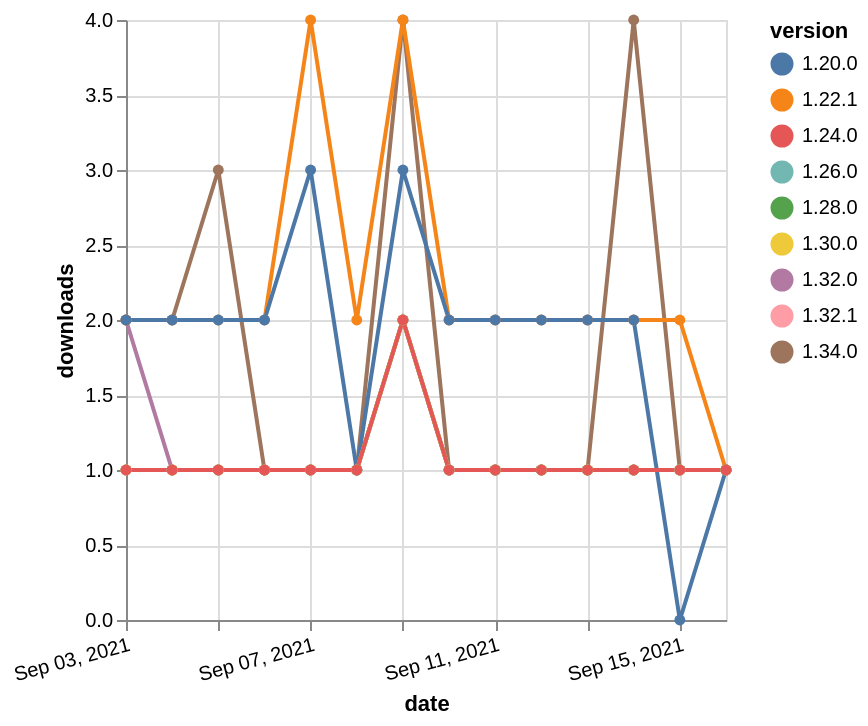

Express this chart as Vega-Lite.
### Vega-Lite specification from a JSON file in a GitHub repository (floating-point values rounded to 4 significant figures)
{"$schema": "https://vega.github.io/schema/vega-lite/v5.json", "description": "A simple bar chart with embedded data.", "data": {"values": [{"date": "2021-09-03", "total": 130, "delta": 2, "version": "1.34.0"}, {"date": "2021-09-04", "total": 132, "delta": 2, "version": "1.34.0"}, {"date": "2021-09-05", "total": 135, "delta": 3, "version": "1.34.0"}, {"date": "2021-09-06", "total": 136, "delta": 1, "version": "1.34.0"}, {"date": "2021-09-07", "total": 137, "delta": 1, "version": "1.34.0"}, {"date": "2021-09-08", "total": 138, "delta": 1, "version": "1.34.0"}, {"date": "2021-09-09", "total": 142, "delta": 4, "version": "1.34.0"}, {"date": "2021-09-10", "total": 143, "delta": 1, "version": "1.34.0"}, {"date": "2021-09-11", "total": 144, "delta": 1, "version": "1.34.0"}, {"date": "2021-09-12", "total": 145, "delta": 1, "version": "1.34.0"}, {"date": "2021-09-13", "total": 146, "delta": 1, "version": "1.34.0"}, {"date": "2021-09-14", "total": 150, "delta": 4, "version": "1.34.0"}, {"date": "2021-09-15", "total": 151, "delta": 1, "version": "1.34.0"}, {"date": "2021-09-16", "total": 152, "delta": 1, "version": "1.34.0"}, {"date": "2021-09-03", "total": 152, "delta": 1, "version": "1.32.1"}, {"date": "2021-09-04", "total": 153, "delta": 1, "version": "1.32.1"}, {"date": "2021-09-05", "total": 154, "delta": 1, "version": "1.32.1"}, {"date": "2021-09-06", "total": 155, "delta": 1, "version": "1.32.1"}, {"date": "2021-09-07", "total": 156, "delta": 1, "version": "1.32.1"}, {"date": "2021-09-08", "total": 157, "delta": 1, "version": "1.32.1"}, {"date": "2021-09-09", "total": 159, "delta": 2, "version": "1.32.1"}, {"date": "2021-09-10", "total": 160, "delta": 1, "version": "1.32.1"}, {"date": "2021-09-11", "total": 161, "delta": 1, "version": "1.32.1"}, {"date": "2021-09-12", "total": 162, "delta": 1, "version": "1.32.1"}, {"date": "2021-09-13", "total": 163, "delta": 1, "version": "1.32.1"}, {"date": "2021-09-14", "total": 164, "delta": 1, "version": "1.32.1"}, {"date": "2021-09-15", "total": 165, "delta": 1, "version": "1.32.1"}, {"date": "2021-09-16", "total": 166, "delta": 1, "version": "1.32.1"}, {"date": "2021-09-03", "total": 187, "delta": 2, "version": "1.32.0"}, {"date": "2021-09-04", "total": 188, "delta": 1, "version": "1.32.0"}, {"date": "2021-09-05", "total": 189, "delta": 1, "version": "1.32.0"}, {"date": "2021-09-06", "total": 190, "delta": 1, "version": "1.32.0"}, {"date": "2021-09-07", "total": 191, "delta": 1, "version": "1.32.0"}, {"date": "2021-09-08", "total": 192, "delta": 1, "version": "1.32.0"}, {"date": "2021-09-09", "total": 194, "delta": 2, "version": "1.32.0"}, {"date": "2021-09-10", "total": 195, "delta": 1, "version": "1.32.0"}, {"date": "2021-09-11", "total": 196, "delta": 1, "version": "1.32.0"}, {"date": "2021-09-12", "total": 197, "delta": 1, "version": "1.32.0"}, {"date": "2021-09-13", "total": 198, "delta": 1, "version": "1.32.0"}, {"date": "2021-09-14", "total": 199, "delta": 1, "version": "1.32.0"}, {"date": "2021-09-15", "total": 200, "delta": 1, "version": "1.32.0"}, {"date": "2021-09-16", "total": 201, "delta": 1, "version": "1.32.0"}, {"date": "2021-09-03", "total": 208, "delta": 1, "version": "1.28.0"}, {"date": "2021-09-04", "total": 209, "delta": 1, "version": "1.28.0"}, {"date": "2021-09-05", "total": 210, "delta": 1, "version": "1.28.0"}, {"date": "2021-09-06", "total": 211, "delta": 1, "version": "1.28.0"}, {"date": "2021-09-07", "total": 212, "delta": 1, "version": "1.28.0"}, {"date": "2021-09-08", "total": 213, "delta": 1, "version": "1.28.0"}, {"date": "2021-09-09", "total": 215, "delta": 2, "version": "1.28.0"}, {"date": "2021-09-10", "total": 216, "delta": 1, "version": "1.28.0"}, {"date": "2021-09-11", "total": 217, "delta": 1, "version": "1.28.0"}, {"date": "2021-09-12", "total": 218, "delta": 1, "version": "1.28.0"}, {"date": "2021-09-13", "total": 219, "delta": 1, "version": "1.28.0"}, {"date": "2021-09-14", "total": 220, "delta": 1, "version": "1.28.0"}, {"date": "2021-09-15", "total": 221, "delta": 1, "version": "1.28.0"}, {"date": "2021-09-16", "total": 222, "delta": 1, "version": "1.28.0"}, {"date": "2021-09-03", "total": 202, "delta": 1, "version": "1.26.0"}, {"date": "2021-09-04", "total": 203, "delta": 1, "version": "1.26.0"}, {"date": "2021-09-05", "total": 204, "delta": 1, "version": "1.26.0"}, {"date": "2021-09-06", "total": 205, "delta": 1, "version": "1.26.0"}, {"date": "2021-09-07", "total": 206, "delta": 1, "version": "1.26.0"}, {"date": "2021-09-08", "total": 207, "delta": 1, "version": "1.26.0"}, {"date": "2021-09-09", "total": 209, "delta": 2, "version": "1.26.0"}, {"date": "2021-09-10", "total": 210, "delta": 1, "version": "1.26.0"}, {"date": "2021-09-11", "total": 211, "delta": 1, "version": "1.26.0"}, {"date": "2021-09-12", "total": 212, "delta": 1, "version": "1.26.0"}, {"date": "2021-09-13", "total": 213, "delta": 1, "version": "1.26.0"}, {"date": "2021-09-14", "total": 214, "delta": 1, "version": "1.26.0"}, {"date": "2021-09-15", "total": 215, "delta": 1, "version": "1.26.0"}, {"date": "2021-09-16", "total": 216, "delta": 1, "version": "1.26.0"}, {"date": "2021-09-03", "total": 2538, "delta": 2, "version": "1.22.1"}, {"date": "2021-09-04", "total": 2540, "delta": 2, "version": "1.22.1"}, {"date": "2021-09-05", "total": 2542, "delta": 2, "version": "1.22.1"}, {"date": "2021-09-06", "total": 2544, "delta": 2, "version": "1.22.1"}, {"date": "2021-09-07", "total": 2548, "delta": 4, "version": "1.22.1"}, {"date": "2021-09-08", "total": 2550, "delta": 2, "version": "1.22.1"}, {"date": "2021-09-09", "total": 2554, "delta": 4, "version": "1.22.1"}, {"date": "2021-09-10", "total": 2556, "delta": 2, "version": "1.22.1"}, {"date": "2021-09-11", "total": 2558, "delta": 2, "version": "1.22.1"}, {"date": "2021-09-12", "total": 2560, "delta": 2, "version": "1.22.1"}, {"date": "2021-09-13", "total": 2562, "delta": 2, "version": "1.22.1"}, {"date": "2021-09-14", "total": 2564, "delta": 2, "version": "1.22.1"}, {"date": "2021-09-15", "total": 2566, "delta": 2, "version": "1.22.1"}, {"date": "2021-09-16", "total": 2567, "delta": 1, "version": "1.22.1"}, {"date": "2021-09-03", "total": 2310, "delta": 2, "version": "1.20.0"}, {"date": "2021-09-04", "total": 2312, "delta": 2, "version": "1.20.0"}, {"date": "2021-09-05", "total": 2314, "delta": 2, "version": "1.20.0"}, {"date": "2021-09-06", "total": 2316, "delta": 2, "version": "1.20.0"}, {"date": "2021-09-07", "total": 2319, "delta": 3, "version": "1.20.0"}, {"date": "2021-09-08", "total": 2320, "delta": 1, "version": "1.20.0"}, {"date": "2021-09-09", "total": 2323, "delta": 3, "version": "1.20.0"}, {"date": "2021-09-10", "total": 2325, "delta": 2, "version": "1.20.0"}, {"date": "2021-09-11", "total": 2327, "delta": 2, "version": "1.20.0"}, {"date": "2021-09-12", "total": 2329, "delta": 2, "version": "1.20.0"}, {"date": "2021-09-13", "total": 2331, "delta": 2, "version": "1.20.0"}, {"date": "2021-09-14", "total": 2333, "delta": 2, "version": "1.20.0"}, {"date": "2021-09-15", "total": 2333, "delta": 0, "version": "1.20.0"}, {"date": "2021-09-16", "total": 2334, "delta": 1, "version": "1.20.0"}, {"date": "2021-09-03", "total": 206, "delta": 1, "version": "1.30.0"}, {"date": "2021-09-04", "total": 207, "delta": 1, "version": "1.30.0"}, {"date": "2021-09-05", "total": 208, "delta": 1, "version": "1.30.0"}, {"date": "2021-09-06", "total": 209, "delta": 1, "version": "1.30.0"}, {"date": "2021-09-07", "total": 210, "delta": 1, "version": "1.30.0"}, {"date": "2021-09-08", "total": 211, "delta": 1, "version": "1.30.0"}, {"date": "2021-09-09", "total": 213, "delta": 2, "version": "1.30.0"}, {"date": "2021-09-10", "total": 214, "delta": 1, "version": "1.30.0"}, {"date": "2021-09-11", "total": 215, "delta": 1, "version": "1.30.0"}, {"date": "2021-09-12", "total": 216, "delta": 1, "version": "1.30.0"}, {"date": "2021-09-13", "total": 217, "delta": 1, "version": "1.30.0"}, {"date": "2021-09-14", "total": 218, "delta": 1, "version": "1.30.0"}, {"date": "2021-09-15", "total": 219, "delta": 1, "version": "1.30.0"}, {"date": "2021-09-16", "total": 220, "delta": 1, "version": "1.30.0"}, {"date": "2021-09-03", "total": 421, "delta": 1, "version": "1.24.0"}, {"date": "2021-09-04", "total": 422, "delta": 1, "version": "1.24.0"}, {"date": "2021-09-05", "total": 423, "delta": 1, "version": "1.24.0"}, {"date": "2021-09-06", "total": 424, "delta": 1, "version": "1.24.0"}, {"date": "2021-09-07", "total": 425, "delta": 1, "version": "1.24.0"}, {"date": "2021-09-08", "total": 426, "delta": 1, "version": "1.24.0"}, {"date": "2021-09-09", "total": 428, "delta": 2, "version": "1.24.0"}, {"date": "2021-09-10", "total": 429, "delta": 1, "version": "1.24.0"}, {"date": "2021-09-11", "total": 430, "delta": 1, "version": "1.24.0"}, {"date": "2021-09-12", "total": 431, "delta": 1, "version": "1.24.0"}, {"date": "2021-09-13", "total": 432, "delta": 1, "version": "1.24.0"}, {"date": "2021-09-14", "total": 433, "delta": 1, "version": "1.24.0"}, {"date": "2021-09-15", "total": 434, "delta": 1, "version": "1.24.0"}, {"date": "2021-09-16", "total": 435, "delta": 1, "version": "1.24.0"}]}, "width": "container", "mark": {"type": "line", "point": {"filled": true}}, "encoding": {"x": {"field": "date", "type": "temporal", "timeUnit": "yearmonthdate", "title": "date", "axis": {"labelAngle": -15}}, "y": {"field": "delta", "type": "quantitative", "title": "downloads"}, "color": {"field": "version", "type": "nominal"}, "tooltip": {"field": "delta"}}}
